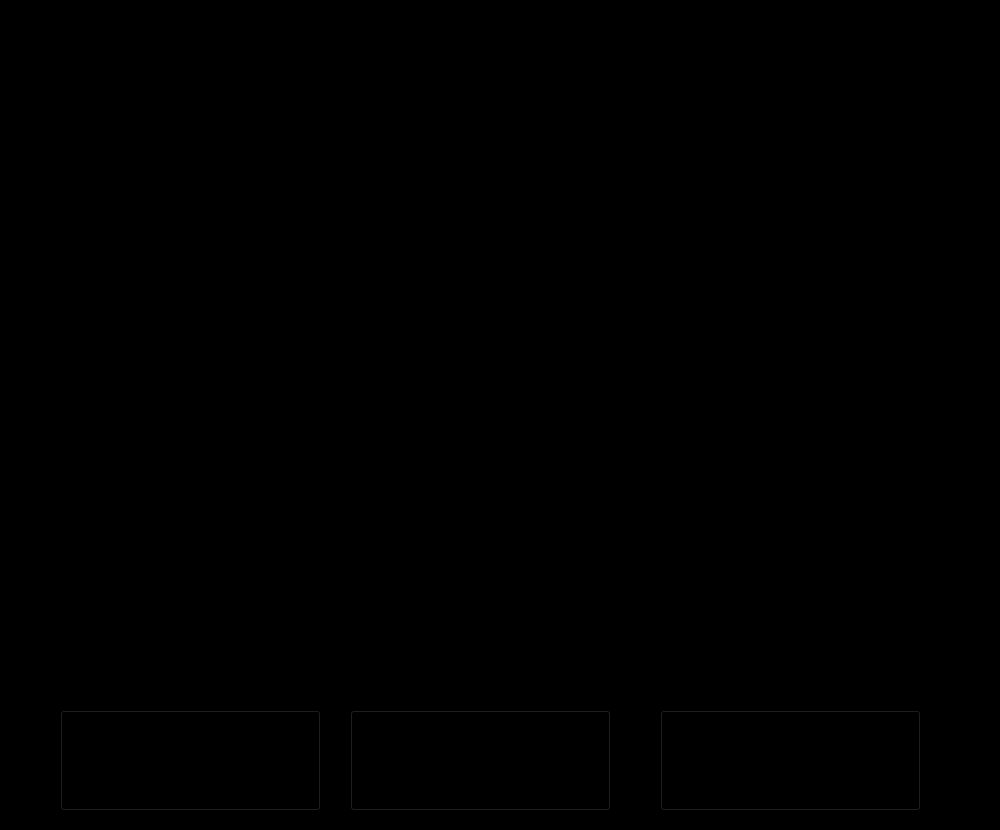
<?xml version="1.0" encoding="UTF-8"?>
<ui version="4.0">
 <class>Frame</class>
 <widget class="QFrame" name="Frame">
  <property name="geometry">
   <rect>
    <x>0</x>
    <y>0</y>
    <width>1000</width>
    <height>830</height>
   </rect>
  </property>
  <property name="windowTitle">
   <string>Frame</string>
  </property>
  <property name="styleSheet">
   <string notr="true">background-color: rgb(0, 0, 0);</string>
  </property>
  <widget class="QLabel" name="heading">
   <property name="geometry">
    <rect>
     <x>0</x>
     <y>0</y>
     <width>1011</width>
     <height>161</height>
    </rect>
   </property>
   <property name="text">
    <string/>
   </property>
   <property name="pixmap">
    <pixmap>GUI files/heading.jpg</pixmap>
   </property>
   <property name="scaledContents">
    <bool>true</bool>
   </property>
  </widget>
  <widget class="QLabel" name="maingif">
   <property name="geometry">
    <rect>
     <x>0</x>
     <y>170</y>
     <width>991</width>
     <height>531</height>
    </rect>
   </property>
   <property name="text">
    <string/>
   </property>
   <property name="pixmap">
    <pixmap>GUI files/Jarvis_Gui (2).gif</pixmap>
   </property>
   <property name="scaledContents">
    <bool>true</bool>
   </property>
  </widget>
  <widget class="QPushButton" name="start">
   <property name="geometry">
    <rect>
     <x>60</x>
     <y>710</y>
     <width>261</width>
     <height>101</height>
    </rect>
   </property>
   <property name="cursor">
    <cursorShape>PointingHandCursor</cursorShape>
   </property>
   <property name="styleSheet">
    <string notr="true">border-image: url(:/newPrefix/starts.png);
background-color: transparent;</string>
   </property>
   <property name="text">
    <string/>
   </property>
   <property name="checkable">
    <bool>false</bool>
   </property>
  </widget>
  <widget class="QPushButton" name="login">
   <property name="geometry">
    <rect>
     <x>350</x>
     <y>710</y>
     <width>261</width>
     <height>101</height>
    </rect>
   </property>
   <property name="cursor">
    <cursorShape>PointingHandCursor</cursorShape>
   </property>
   <property name="styleSheet">
    <string notr="true">background-color: transparent;
border-image: url(:/newPrefix/login.png);</string>
   </property>
   <property name="text">
    <string/>
   </property>
  </widget>
  <widget class="QPushButton" name="exit">
   <property name="geometry">
    <rect>
     <x>660</x>
     <y>710</y>
     <width>261</width>
     <height>101</height>
    </rect>
   </property>
   <property name="cursor">
    <cursorShape>PointingHandCursor</cursorShape>
   </property>
   <property name="styleSheet">
    <string notr="true">background-color: transparent;
border-image: url(:/newPrefix/exit.png);
</string>
   </property>
   <property name="text">
    <string/>
   </property>
  </widget>
 </widget>
 <resources>
  <include location="GUI files/gui.qrc"/>
 </resources>
 <connections/>
</ui>
